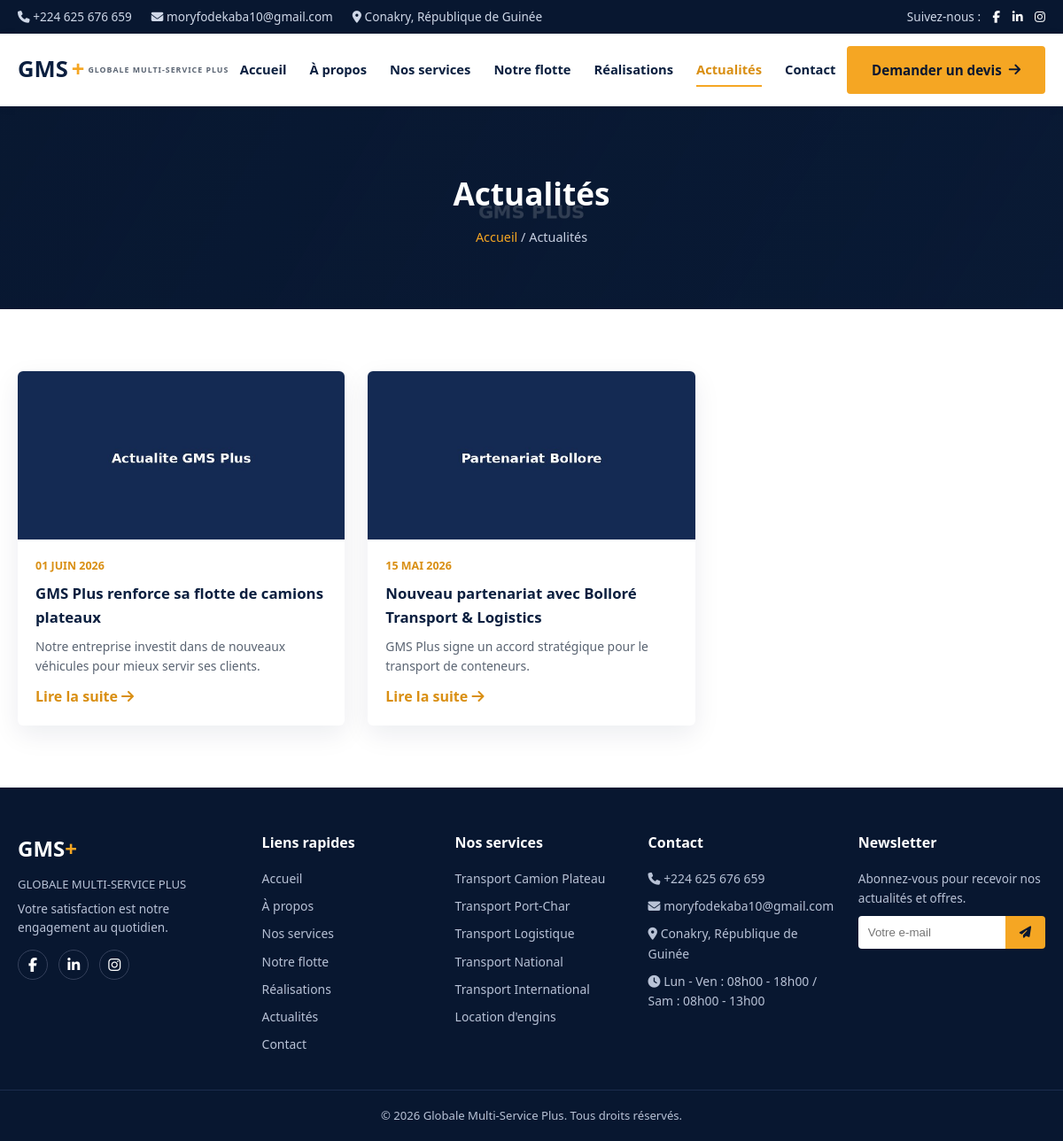
Page /actualites.php on the committed database.
### tables this page shows
CREATE TABLE actualites (
    id INT AUTO_INCREMENT PRIMARY KEY,
    titre VARCHAR(200) NOT NULL,
    slug VARCHAR(220) NOT NULL UNIQUE,
    extrait VARCHAR(400),
    contenu TEXT,
    image VARCHAR(255),
    auteur VARCHAR(100) DEFAULT 'GMS Plus',
    publie TINYINT(1) DEFAULT 1,
    date_publication DATETIME DEFAULT CURRENT_TIMESTAMP
);

### config/database.php (called while the page is built, shortened)
<?php
function getDB() {
    static $pdo = null;
    if ($pdo === null) {
        try {
            $pdo = new PDO(
                'mysql:host=' . DB_HOST . ';dbname=' . DB_NAME . ';charset=utf8mb4',
                DB_USER,
                DB_PASS,
                [
                    PDO::ATTR_ERRMODE => PDO::ERRMODE_EXCEPTION,
                    PDO::ATTR_DEFAULT_FETCH_MODE => PDO::FETCH_ASSOC,
                    PDO::ATTR_EMULATE_PREPARES => false,
                ]
            );
        } catch (PDOException $e) {
            die('Erreur de connexion à la base de données. Vérifiez que MySQL est démarré dans XAMPP et que la base "gms_plus" a été importée. Détail : ' . htmlspecialchars($e->getMessage()));
        }
    }
    return $pdo;
}

### includes/functions.php (called while the page is built, shortened)
<?php
require_once __DIR__ . '/../config/database.php';
function e($string) {
    return htmlspecialchars($string ?? '', ENT_QUOTES, 'UTF-8');
}
function getActualites($limit = null, $publieUniquement = true) {
    $sql = "SELECT * FROM actualites";
    if ($publieUniquement) $sql .= " WHERE publie = 1";
    $sql .= " ORDER BY date_publication DESC";
    return getDB()->query($sql)->fetchAll();
}
function formatDateFr($date) {
    $mois = ['01'=>'janvier','02'=>'février','03'=>'mars','04'=>'avril','05'=>'mai','06'=>'juin',
             '07'=>'juillet','08'=>'août','09'=>'septembre','10'=>'octobre','11'=>'novembre','12'=>'décembre'];
    $timestamp = strtotime($date);
    return date('d', $timestamp) . ' ' . $mois[date('m', $timestamp)] . ' ' . date('Y', $timestamp);
}

### actualites.php (the view, shortened to what this page needs)
<?php
require_once __DIR__ . '/includes/functions.php';
$actualites = getActualites();
require __DIR__ . '/includes/header.php';
?>
<section class="page-hero">
  <div class="container">
    <h1>Actualités</h1>
    <p class="breadcrumb"><a href="index.php">Accueil</a> / Actualités</p>
  </div>
</section>
<section class="section">
  <div class="container">
    <div class="card-grid-3">
      <?php foreach ($actualites as $a): ?>
      <div class="simple-card">
        <img src="<?= e($a['image']) ?>" alt="<?= e($a['titre']) ?>" onerror="this.src='assets/images/placeholder.jpg'">
        <div class="body">
          <div class="meta"><?= formatDateFr($a['date_publication']) ?></div>
          <h3><?= e($a['titre']) ?></h3>
          <p><?= e($a['extrait']) ?></p>
          <a href="actualite-detail.php?slug=<?= urlencode($a['slug']) ?>" class="link" style="color:var(--gold-dark); font-weight:700; display:inline-block; margin-top:10px;">Lire la suite <i class="fa-solid fa-arrow-right"></i></a>
        </div>
      </div>
      <?php endforeach; ?>
    </div>
  </div>
</section>
<?php require __DIR__ . '/includes/footer.php'; ?>

### assets/css/style.css (style rules this page uses)
:root { --navy: #0b1f3f; --navy-dark: #081730; --navy-light: #142a52; --gold: #f5a623; --gold-dark: #d98f14; --white: #ffffff; --gray-light: #f4f6fa; --gray-text: #5a6472; --radius: 6px; --shadow: 0 10px 30px rgba(11,31,63,0.08); }
* { margin:0; padding:0; box-sizing:border-box; }
body { font-family: 'Segoe UI', Arial, sans-serif; color: #232d3f; line-height: 1.6; background: var(--white); }
a { text-decoration:none; color:inherit; }
img { max-width:100%; display:block; }
.container { max-width:1200px; margin:0 auto; padding:0 20px; }
.section { padding:70px 0; }
.page-hero { background:linear-gradient(120deg, rgba(8,23,48,.92), rgba(8,23,48,.75)), url('../images/hero-bg.jpg') center/cover; color:var(--white); padding:70px 0; text-align:center; }
.page-hero h1 { font-size:2.2rem; font-weight:800; }
.breadcrumb { margin-top:10px; color:#c7d0e2; font-size:.9rem; }
.breadcrumb a { color:var(--gold); }
.card-grid-3 { display:grid; grid-template-columns:repeat(3,1fr); gap:26px; }
.simple-card { background:var(--white); border-radius:var(--radius); box-shadow:var(--shadow); overflow:hidden; }
.simple-card img { height:190px; object-fit:cover; width:100%; }
.simple-card .body { padding:20px; }
.simple-card h3 { color:var(--navy); margin-bottom:8px; font-size:1.05rem; }
.simple-card .meta { font-size:.78rem; color:var(--gold-dark); font-weight:700; margin-bottom:8px; text-transform:uppercase; }
.simple-card p { font-size:.87rem; color:var(--gray-text); }

### rows in the picture
actualites: image (picture), date_publication "01 JUIN 2026", titre "GMS Plus renforce sa flotte de camions plateaux", extrait "Notre entreprise investit dans de nouveaux véhicules pour mieux servir ses clients."
actualites: image (picture), date_publication "15 MAI 2026", titre "Nouveau partenariat avec Bolloré Transport & Logistics", extrait "GMS Plus signe un accord stratégique pour le transport de conteneurs."

### other values in the picture
getParametre('telephone') "+224 625 676 659"
getParametre('email') "moryfodekaba10@gmail.com"
getParametre('adresse') "Conakry, République de Guinée"
getParametre('horaires') "Lun - Ven : 08h00 - 18h00 / Sam : 08h00 - 13h00"
